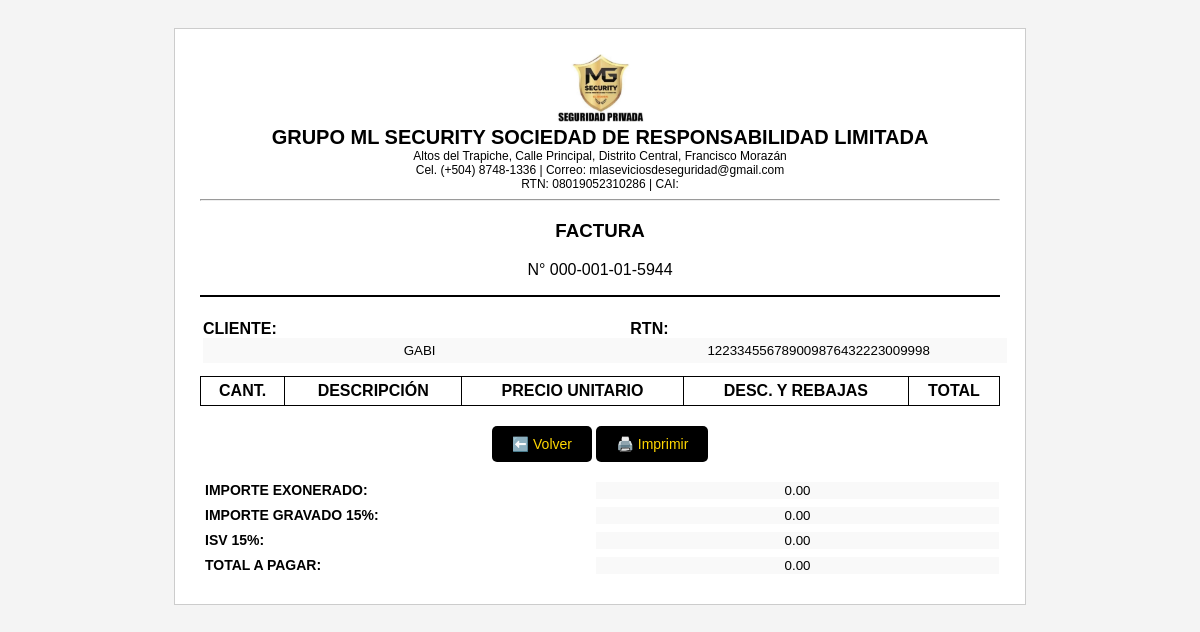
The app's page /modulos/facturacion_form.php?id=1 (signed in) with its own data.
### tables this page shows
CREATE TABLE `tbl_ms_facturas` (
  `id` int(11) NOT NULL,
  `numero_factura` varchar(50) NOT NULL,
  `cliente` varchar(255) NOT NULL,
  `rtn` varchar(50) DEFAULT NULL,
  `fecha` timestamp NOT NULL DEFAULT current_timestamp(),
  `detalle` text DEFAULT NULL,
  `total_pagar` decimal(10,2) NOT NULL,
  `estado` varchar(20) DEFAULT 'Activo',
  `cai` varchar(255) DEFAULT NULL,
  `rango_inicio` varchar(50) DEFAULT NULL,
  `rango_fin` varchar(50) DEFAULT NULL
);

### modulos/facturacion_form.php (the view, shortened to what this page needs)
<?php
include("../conexion.php");
$conexion->query("CREATE TABLE IF NOT EXISTS TBL_MS_CAI_RANGOS (
    id INT AUTO_INCREMENT PRIMARY KEY,
    cai VARCHAR(255) NOT NULL,
    rango_inicio VARCHAR(50) NOT NULL,
    rango_fin VARCHAR(50) NOT NULL,
    fecha_vencimiento DATE NOT NULL,
    estado ENUM('Activo','Inactivo') DEFAULT 'Activo',
    fecha_creacion TIMESTAMP DEFAULT CURRENT_TIMESTAMP
)");
$conexion->query("CREATE TABLE IF NOT EXISTS TBL_MS_FACTURAS (
    id INT AUTO_INCREMENT PRIMARY KEY,
    numero_factura VARCHAR(50) NOT NULL,
    cliente VARCHAR(255) NOT NULL,
    rtn VARCHAR(50) NOT NULL,
    detalle TEXT,
    total_pagar DECIMAL(10,2) NOT NULL,
    cai VARCHAR(255),
    rango_inicio VARCHAR(50),
    rango_fin VARCHAR(50),
    fecha_creacion TIMESTAMP DEFAULT CURRENT_TIMESTAMP
)");
$factura  = null;
$editMode = false;
if (isset($_GET['id'])) {
    $id = intval($_GET['id']);
    $result = $conexion->query("SELECT * FROM TBL_MS_FACTURAS WHERE id=$id");
    if ($result && $result->num_rows > 0) {
        $factura  = $result->fetch_assoc();
        $editMode = isset($_GET['edit']);
    }
}
?>
<!DOCTYPE html>
<html lang="es">
<head>
</head>
<body>
<div class="factura">
  <div class="encabezado">
    <img src="../imagenes/logo.jpeg" alt="Logo Empresa">
    <div class="titulo">GRUPO ML SECURITY SOCIEDAD DE RESPONSABILIDAD LIMITADA</div>
    <div class="datos-empresa">
      Altos del Trapiche, Calle Principal, Distrito Central, Francisco Morazán<br>
      Cel. (+504) 8748-1336 | Correo: mlaseviciosdeseguridad@gmail.com<br>
      RTN: 08019052310286 | CAI: <?php echo $factura ? htmlspecialchars($factura['cai']) : '372658-02DDEF-A9A7E0-63BE03-09093A-E1'; ?>
    </div>
    <hr>
    <h3>FACTURA</h3>
    <p>N° <?php echo $factura ? htmlspecialchars($factura['numero_factura']) : '000-001-01-00001'; ?></p>
  </div>
  <table width="100%">
    <tr>
      <td><strong>CLIENTE:</strong>
        <input type="text" name="cliente"
               value="<?php echo $factura ? htmlspecialchars($factura['cliente']) : ''; ?>"
               <?php echo ($factura && !$editMode) ? 'readonly' : ''; ?>>
      </td>
      <td><strong>RTN:</strong>
        <input type="text" name="rtn"
               value="<?php echo $factura ? htmlspecialchars($factura['rtn']) : ''; ?>"
               <?php echo ($factura && !$editMode) ? 'readonly' : ''; ?>>
      </td>
    </tr>
  </table>
  <table class="tabla-detalle">
    <thead>
      <tr>
        <th>CANT.</th>
        <th>DESCRIPCIÓN</th>
        <th>PRECIO UNITARIO</th>
        <th>DESC. Y REBAJAS</th>
        <th>TOTAL</th>
      </tr>
    </thead>
  </table>
  <div class="acciones">
    <?php if ($editMode): ?>
      <button type="button" onclick="window.location.href='/modulos/facturacion.php'">⬅️ Volver</button>
      <button type="button" onclick="agregarFila()">➕ Agregar Fila</button>
      <button type="button" onclick="calcularTotales()">🧮 Calcular Total</button>
      <button type="button" onclick="guardarFactura()">💾 Actualizar Factura</button>
      <button type="button" onclick="window.print()">🖨️ Imprimir</button>
    <?php elseif ($factura): ?>
      <button type="button" onclick="window.location.href='/modulos/facturacion.php'">⬅️ Volver</button>
      <button type="button" onclick="window.print()">🖨️ Imprimir</button>
    <?php endif; ?>
  </div>
  <table class="totales">
    <tr><td><strong>IMPORTE EXONERADO:</strong></td><td><input type="text" id="exonerado" value="0.00" readonly></td></tr>
    <tr><td><strong>IMPORTE GRAVADO 15%:</strong></td><td><input type="text" id="gravado15" value="0.00" readonly></td></tr>
    <tr><td><strong>ISV 15%:</strong></td><td><input type="text" id="isv15" value="0.00" readonly></td></tr>
    <tr><td><strong>TOTAL A PAGAR:</strong></td><td><input type="text" id="totalPagar" value="<?php echo $factura ? htmlspecialchars($factura['total_pagar']) : '0.00'; ?>" readonly></td></tr>
  </table>
</div>
</body>
</html>

### modulos/facturacion_form.php (style rules this page uses)
body { font-family: Arial, sans-serif; background: #f4f4f4; padding: 20px; }
.factura { width: 800px; background: white; padding: 25px; margin: auto; border: 1px solid #ccc; }
.encabezado { text-align: center; border-bottom: 2px solid #000; margin-bottom: 20px; }
.encabezado img { width: 90px; }
.titulo { font-size: 20px; font-weight: bold; }
.datos-empresa { font-size: 12px; }
.tabla-detalle { width: 100%; border-collapse: collapse; margin-top: 10px; }
.tabla-detalle th, .tabla-detalle td { border: 1px solid #000; padding: 5px; text-align: center; }
.totales { width: 100%; margin-top: 15px; font-size: 14px; }
.totales td { padding: 3px; }
.acciones { margin-top: 20px; text-align: center; }
button { background: #000000; color: #FFD700; padding: 10px 20px; border: none; cursor: pointer; border-radius: 5px; font-size: 14px; }
input[type="text"], input[type="number"] { width: 100%; border: none; text-align: center; }
input[name="cliente"], input[name="rtn"] { border: 1px solid #ccc; padding: 5px; }
input[readonly] { background-color: #f9f9f9; border: none; }

### records on screen
tbl_ms_facturas: numero_factura "000-001-01-5944", cliente "GABI", rtn "122334556789009876432223009998", total_pagar "0.00"
